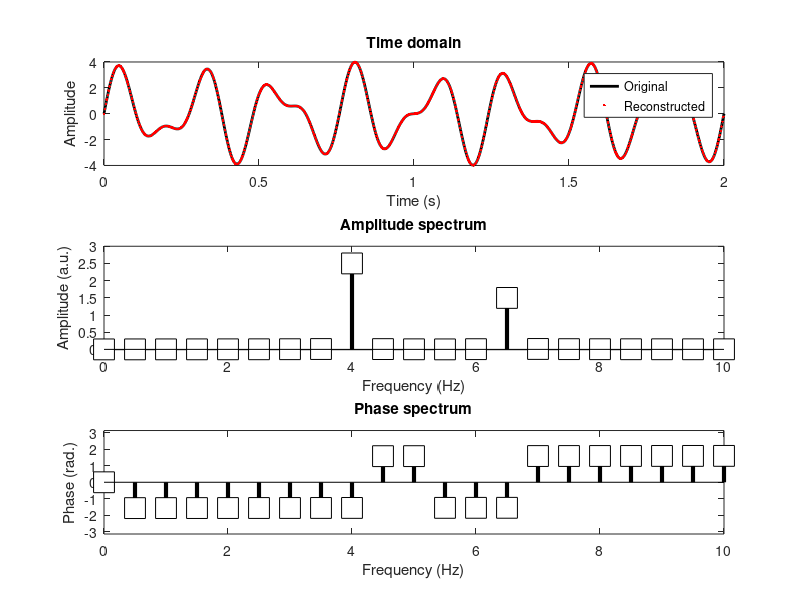
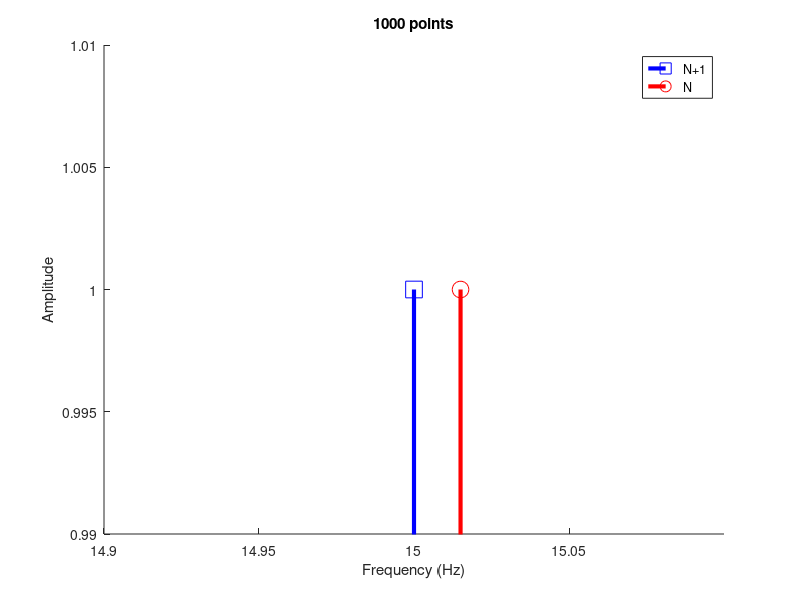
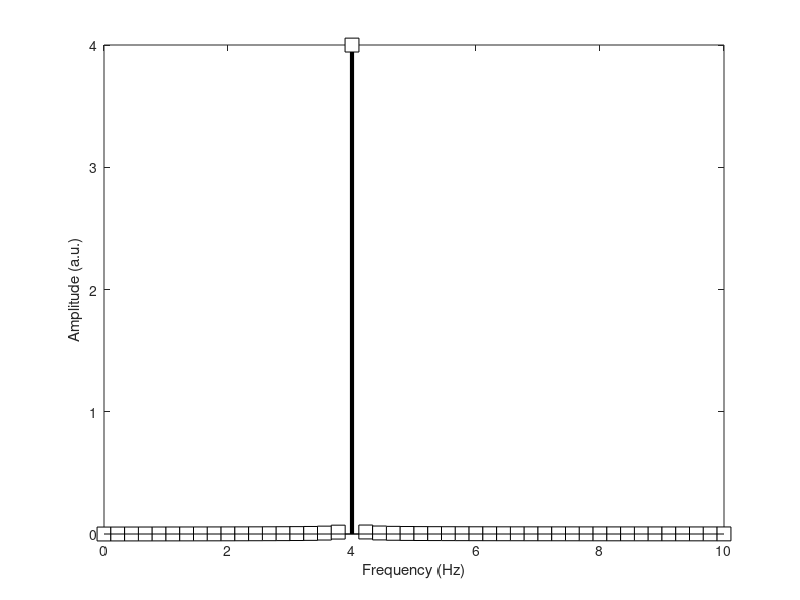
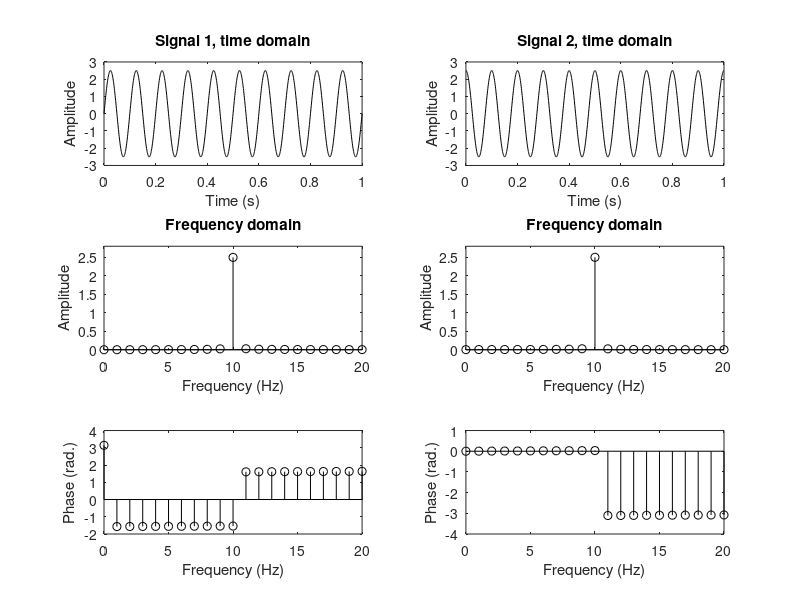

The MATLAB source for these figures, in order:
%%
%     COURSE: Understand the Fourier transform and its applications
%    SECTION: The discrete Fourier transform
%      VIDEO: How it works
% Instructor: mikexcohen.com
%
%%
clear, clc

%% The DTFT in loop-form

% create the signal
srate  = 1000; % hz
time   = 0:1/srate:2; % time vector in seconds
pnts   = length(time); % number of time points
signal = 2.5 * sin( 2*pi*4*time ) ...
       + 1.5 * sin( 2*pi*6.5*time );


% prepare the Fourier transform
fourTime = (0:pnts-1)/pnts; % normalised time vector for the csw
fCoefs   = zeros(size(signal));

for fi=1:pnts
    
    % create complex sine wave
    csw = exp( -1i*2*pi*(fi-1)*fourTime );
    
    % compute dot product between sine wave and signal
    fCoefs(fi) = sum( signal.*csw ) / pnts;
    % these are called the Fourier coefficients
end

% extract amplitudes
ampls = 2*abs(fCoefs);

% compute frequencies vector
hz = linspace(0,srate/2,floor(pnts/2)+1);

figure(1), clf
subplot(211)
plot(time,signal,'k','linew',2)
xlabel('Time (s)'), ylabel('Amplitude')
title('Time domain')

subplot(212)
stem(hz,ampls(1:length(hz)),'ks-','linew',3,'markersize',15,'markerfacecolor','w')

% make plot look a bit nicer
set(gca,'xlim',[0 10],'ylim',[-.01 3])
xlabel('Frequency (Hz)'), ylabel('Amplitude (a.u.)')
title('Frequency domain')



% now plot MATLAB's fft output on top
fCoefsF = fft(signal)/pnts;
amplsF  = 2*abs(fCoefsF);
hold on
stem(hz,amplsF(1:length(hz)),'ro','markerfacecolor','r')

%% plot two Fourier coefficients

coefs2plot = dsearchn(hz',[4 4.5]');

% extract magnitude and angle
mag = abs(fCoefs(coefs2plot));
phs = angle(fCoefs(coefs2plot));

figure(2), clf
plot( real(fCoefs(coefs2plot)) , imag(fCoefs(coefs2plot)) ,'o','linew',2,'markersize',10,'markerfacecolor','r');

% make plot look nicer
axislims = max(mag)*1.1;
set(gca,'xlim',[-1 1]*axislims,'ylim',[-1 1]*axislims)
grid on, hold on, axis square
plot(get(gca,'xlim'),[0 0],'k','linew',2)
plot([0 0],get(gca,'ylim'),'k','linew',2)
xlabel('Real axis')
ylabel('Imaginary axis')
title('Complex plane')


%%
%     COURSE: Understand the Fourier transform and its applications
%    SECTION: The discrete Fourier transform
%      VIDEO: Converting indices into frequencies
% Instructor: mikexcohen.com
%
%%

pnts     = 16; % number of time points
fourTime = (0:pnts-1)/pnts;
figure(2), clf

for fi=1:pnts
    % create complex sine wave
    csw = exp( -1i*2*pi*(fi-1)*fourTime );
    
    % and plot it
    subplot(4,4,fi)
    h = plot(fourTime,real(csw), fourTime,imag(csw),'linew',2);
    
    % adjust line colors
    set(h(1),'color','k')
    set(h(2),'color',[1 1 1]*.5)
    
    % adjust the plot settings
    set(gca,'ylim',[-1 1]*1.1,'ytick',[],'xtick',[],'xlim',fourTime([1 end]))
    axis square
    title([ 'freq. idx ' num2str(fi-1) ])
end
legend({'Real';'Imag'})


    
%%
%     COURSE: Understand the Fourier transform and its applications
%    SECTION: The discrete Fourier transform
%      VIDEO: Converting indices to frequencies, part 2
% Instructor: mikexcohen.com
%
%%

%% 

% some parameters
srate = 1000;
npnts = 1201;

% frequencies vector
if mod(npnts,2)==0
  topfreq = srate/2;
else
  topfreq = srate/2 * (npnts-1)/npnts;
end
hz1 = linspace(0,srate/2,floor(npnts/2+1));
hz2 = linspace(0,topfreq,floor(npnts/2+1));

% some arbitary frequency to show
n = 36;
fprintf('\n\n%.9f\n%.9f\n\n',hz1(n),hz2(n))


    
%%
%     COURSE: Understand the Fourier transform and its applications
%    SECTION: The discrete Fourier transform
%      VIDEO: Shortcut: converting indices to frequencies
% Instructor: mikexcohen.com
%
%%

%% Case 1: ODD number of data points, N is correct

% create the signal
srate = 1000;
time  = (0:srate)/srate;
npnts = length(time);

% Notice: A simple 15-Hz sine wave!
signal = sin(15*2*pi*time);

% its amplitude spectrum
signalX = 2*abs(fft(signal)) / length(signal);

% frequencies vector
hz1 = linspace(0,srate,npnts+1);
hz2 = linspace(0,srate,npnts);


% plot it
figure(1), clf, hold on
stem(hz1(1:npnts),signalX,'bs-','linew',3,'markersize',12)
stem(hz2,signalX,'ro-','linew',3,'markersize',12)
axis([14.9 15.1 .99 1.01])
title([ num2str(length(time)) ' points' ])
xlabel('Frequency (Hz)'), ylabel('Amplitude')
legend({'N+1';'N'})


%% Case 2: EVEN number of data points, N+1 is correct

% create the signal
srate = 1000;
time  = (0:srate-1)/srate;
npnts = length(time);

% Notice: A simple 15-Hz sine wave!
signal = sin(15*2*pi*time);

% its amplitude spectrum
signalX = 2*abs(fft(signal)) / length(signal);

% frequencies vector
hz1 = linspace(0,srate,npnts+1);
hz2 = linspace(0,srate,npnts);


% plot it
figure(2), clf, hold on
stem(hz1(1:npnts),signalX,'bs-','linew',3,'markersize',12)
stem(hz2,signalX,'ro-','linew',3,'markersize',12)
axis([14.9 15.1 .99 1.01])
title([ num2str(length(time)) ' points' ])
xlabel('Frequency (Hz)'), ylabel('Amplitude')
legend({'N+1';'N'})



%% Case 3: longer signal

% create the signal
srate = 1000;
time  = (0:5*srate-1)/srate;
npnts = length(time);

% Notice: A simple 15-Hz sine wave!
signal = sin(15*2*pi*time);

% its amplitude spectrum
signalX = 2*abs(fft(signal)) / length(signal);

% frequencies vector
hz1 = linspace(0,srate,npnts+1);
hz2 = linspace(0,srate,npnts);


% plot it
figure(3), clf, hold on
stem(hz1(1:npnts),signalX,'bs-','linew',3,'markersize',12)
stem(hz2,signalX,'ro-','linew',3,'markersize',12)
axis([14 16 .99 1.01])
title([ num2str(length(time)) ' points' ])
xlabel('Frequency (Hz)'), ylabel('Amplitude')
legend({'N+1';'N'})


%%
%     COURSE: Understand the Fourier transform and its applications
%    SECTION: The discrete Fourier transform
%      VIDEO: Normalized time vector
% Instructor: mikexcohen.com
%
%%

% create the signal
srate  = 1000; % hz
time   = 0:1/srate:2; % time vector in seconds
pnts   = length(time); % number of time points
signal = 2.5 * sin( 2*pi*4*time ) ...
       + 1.5 * sin( 2*pi*6.5*time );


% prepare the Fourier transform
fourTime = (0:pnts-1)/pnts;
fCoefs   = zeros(size(signal));

for fi=1:pnts
    
    % create complex sine wave
    csw = exp( -1i*2*pi*(fi-1)*fourTime );
    
    % compute dot product between sine wave and signal
    fCoefs(fi) = sum( signal.*csw ) / pnts;
    % these are called the Fourier coefficients
end

% extract amplitudes
ampls = 2*abs(fCoefs);

% compute frequencies vector
hz = linspace(0,srate/2,floor(pnts/2)+1);

figure(1), clf
subplot(311)
plot(time,signal,'k','linew',2)
xlabel('Time (s)'), ylabel('Amplitude')
title('Time domain')

% plot amplitude
subplot(312)
stem(hz,ampls(1:length(hz)),'ks-','linew',3,'markersize',15,'markerfacecolor','w')

% make plot look a bit nicer
set(gca,'xlim',[0 10],'ylim',[-.01 3])
xlabel('Frequency (Hz)'), ylabel('Amplitude (a.u.)')
title('Amplitude spectrum')

% plot angles
subplot(313)
stem(hz,angle(fCoefs(1:length(hz))),'ks-','linew',3,'markersize',15,'markerfacecolor','w')

% make plot look a bit nicer
set(gca,'xlim',[0 10],'ylim',[-1 1]*pi)
xlabel('Frequency (Hz)'), ylabel('Phase (rad.)')
title('Phase spectrum')


% finally, plot reconstructed time series on top of original time series
reconTS = real(ifft( fCoefs ))*pnts;
subplot(311), hold on
plot(time(1:3:end),reconTS(1:3:end),'r.')
legend({'Original';'Reconstructed'})

% inspect the two time series. they should be identical!
zoom on 


%%
%     COURSE: Understand the Fourier transform and its applications
%    SECTION: The discrete Fourier transform
%      VIDEO: Accurate scaling of Fourier coefficients
% Instructor: mikexcohen.com
%
%%


%% incorrect amplitude units without normalizations

% create the signal
srate  = 1000; % hz
time   = 0:1/srate:4.5; % time vector in seconds
pnts   = length(time); % number of time points
signal = 4 * sin( 2*pi*4*time );


% prepare the Fourier transform
fourTime = (0:pnts-1)/pnts;
fCoefs   = zeros(size(signal));

for fi=1:pnts
    % create complex sine wave and compute dot product with signal
    csw = exp( -1i*2*pi*(fi-1)*fourTime );
    fCoefs(fi) = sum( signal.*csw );
end

fCoefs = fCoefs/pnts;

% extract amplitudes
ampls = 2*abs(fCoefs);

% compute frequencies vector
hz = linspace(0,srate/2,floor(pnts/2)+1);

figure(3), clf
stem(hz,ampls(1:length(hz)),'ks-','linew',3,'markersize',10,'markerfacecolor','w')

% make plot look a bit nicer
set(gca,'xlim',[0 10])
xlabel('Frequency (Hz)'), ylabel('Amplitude (a.u.)')


%%
%     COURSE: Understand the Fourier transform and its applications
%    SECTION: The discrete Fourier transform
%      VIDEO: Interpreting phase values
% Instructor: mikexcohen.com
%
%%


%% same amplitude, different phase

% simulation parameters
srate = 1000;
time  = 0:1/srate:1;
npnts = length(time);

% generate signal
signal1 = 2.5*sin(2*pi*10*time +   0  ); % different phase values
signal2 = 2.5*sin(2*pi*10*time + pi/2 ); 

% Fourier transform
fourTime = (0:npnts-1)/npnts;
signal1X = zeros(size(signal1));
signal2X = zeros(size(signal2));

for fi=1:npnts
    csw = exp( -1i*2*pi*(fi-1)*fourTime );
    signal1X(fi) = sum( signal1.*csw );
    signal2X(fi) = sum( signal2.*csw );
end

% frequencies vector
hz = linspace(0,srate/2,floor(length(time)/2)+1);


% extract correctly-normalized amplitude
signal1Amp = abs(signal1X(1:length(hz))/npnts);
signal1Amp(2:end) = 2*signal1Amp(2:end);

signal2Amp = abs(signal2X(1:length(hz))/npnts);
signal2Amp(2:end) = 2*signal2Amp(2:end);


% now extract phases
signal1phase = angle(signal1X(1:length(hz)));
signal2phase = angle(signal2X(1:length(hz)));


figure(5), clf

% plot time-domain signals
subplot(321), plot(time,signal1,'k')
title('Signal 1, time domain')
xlabel('Time (s)'), ylabel('Amplitude')

subplot(322), plot(time,signal2,'k')
title('Signal 2, time domain')
xlabel('Time (s)'), ylabel('Amplitude')

subplot(323), stem(hz,signal1Amp,'k')
title('Frequency domain')
xlabel('Frequency (Hz)'), ylabel('Amplitude')
set(gca,'xlim',[0 20],'ylim',[0 2.8])

subplot(324), stem(hz,signal2Amp,'k')
title('Frequency domain')
xlabel('Frequency (Hz)'), ylabel('Amplitude')
set(gca,'xlim',[0 20],'ylim',[0 2.8])

subplot(325), stem(hz,signal1phase,'k')
xlabel('Frequency (Hz)'), ylabel('Phase (rad.)')
set(gca,'xlim',[0 20])

subplot(326), stem(hz,signal2phase,'k')
xlabel('Frequency (Hz)'), ylabel('Phase (rad.)')
set(gca,'xlim',[0 20])


%%
%     COURSE: Understand the Fourier transform and its applications
%    SECTION: The discrete Fourier transform
%      VIDEO: Averaging Fourier coefficients
% Instructor: mikexcohen.com
%
%%

% simulation parameters
ntrials = 100;
srate   = 200; % Hz
time    = 0:1/srate:1-1/srate;
pnts    = length(time);


% create dataset
data = zeros(ntrials,pnts);
for triali=1:ntrials
    data(triali,:) = sin(2*pi*20*time + 1*pi*rand);
end

% plot the data
figure(6), clf
subplot(211), hold on
plot(time,data);
plot(time,mean(data),'k','linew',3)
xlabel('Time (sec.)'), ylabel('Amplitude')
title('Time domain')
% set(gca,'xlim',[0 .1])

% get Fourier coefficients
dataX = fft(data,[],2) / pnts;
hz = linspace(0,srate/2,floor(pnts/2)+1);

% averaging option 1: complex Fourier coefficients, then magnitude
ave1 = 2*abs( mean(dataX) );

% averaging option 2: magnitude, then complex Fourier coefficients
ave2 = mean( 2*abs(dataX) );

% plot both amplitude spectra
subplot(212), hold on
stem(hz,ave1(1:length(hz)),'ks','linew',3,'markersize',10,'markerfacecolor','w')
stem(hz+.2,ave2(1:length(hz)),'ro','linew',3,'markersize',10,'markerfacecolor','w')
set(gca,'xlim',[10 30])
xlabel('Frequency (Hz)'), ylabel('Amplitude')
title('Frequency domain')
legend({'Average coefficients';'Average amplitude'})

%%
%     COURSE: Understand the Fourier transform and its applications
%    SECTION: The discrete Fourier transform
%      VIDEO: The DC (zero frequency) component
% Instructor: mikexcohen.com
%
%%


%% (in)correct DC reconstruction without careful normalization

% create the signal
srate  = 1000; % hz
time   = 0:1/srate:2; % time vector in seconds
pnts   = length(time); % number of time points
signal =  1.5 + 2.5*sin( 2*pi*4*time );


% prepare the Fourier transform
fourTime = (0:pnts-1)/pnts;
fCoefs   = zeros(size(signal));

for fi=1:pnts
    % create complex sine wave and compute dot product with signal
    csw = exp( -1i*2*pi*(fi-1)*fourTime );
    fCoefs(fi) = sum( signal.*csw );
end

% extract amplitudes
ampls = abs(fCoefs/pnts);
ampls(2:end) = 2*ampls(2:end);

% compute frequencies vector
hz = linspace(0,srate/2,floor(pnts/2)+1);

figure(7), clf
stem(hz,ampls(1:length(hz)),'ks-','linew',3,'markersize',10,'markerfacecolor','w')

% make plot look a bit nicer
set(gca,'xlim',[-.1 10])
xlabel('Frequency (Hz)'), ylabel('Amplitude (a.u.)')


%%
%     COURSE: Understand the Fourier transform and its applications
%    SECTION: The discrete Fourier transform
%      VIDEO: Amplitude spectrum vs. power spectrum
% Instructor: mikexcohen.com
%
%%

% simulation parameters
srate = 1000;
time  = 0:1/srate:.85;
npnts = length(time);

% generate signal
signal = 2.5*sin(2*pi*10*time);

% Fourier transform
fourTime = (0:npnts-1)/npnts;
signalX  = zeros(size(signal));
for fi=1:npnts
    csw = exp( -1i*2*pi*(fi-1)*fourTime );
    signalX(fi) = sum( signal.*csw );
end

% frequencies vector
hz = linspace(0,srate/2,floor(length(time)/2)+1);


% extract correctly-normalized amplitude
signalAmp = abs(signalX(1:length(hz))/npnts);
signalAmp(2:end) = 2*signalAmp(2:end);

% and power
signalPow = signalAmp.^2;


figure(8), clf

% plot time-domain signal
subplot(311)
plot(time,signal,'k','linew',2)
xlabel('Time (ms)')
ylabel('Amplitude')
title('Time domain')

% plot frequency domain spectra
subplot(312)
plot(hz,signalAmp,'ks-','linew',2,'markerfacecolor','w','markersize',10)
hold on
plot(hz,signalPow,'rs-','linew',2,'markerfacecolor','w','markersize',10)

set(gca,'xlim',[0 20])
legend({'Amplitude';'Power'})
xlabel('Frequency (Hz)')
ylabel('Amplitude or power')
title('Frequency domain')

% plot dB power
subplot(313)
plot(hz,10*log10(signalPow),'ks-','linew',2,'markerfacecolor','w','markersize',10)
set(gca,'xlim',[0 20])
xlabel('Frequency (Hz)')
ylabel('Decibel power')

%% done.

% Interested in more courses? See sincxpress.com 
% Use code MXC-DISC4ALL for the lowest price for all courses.
